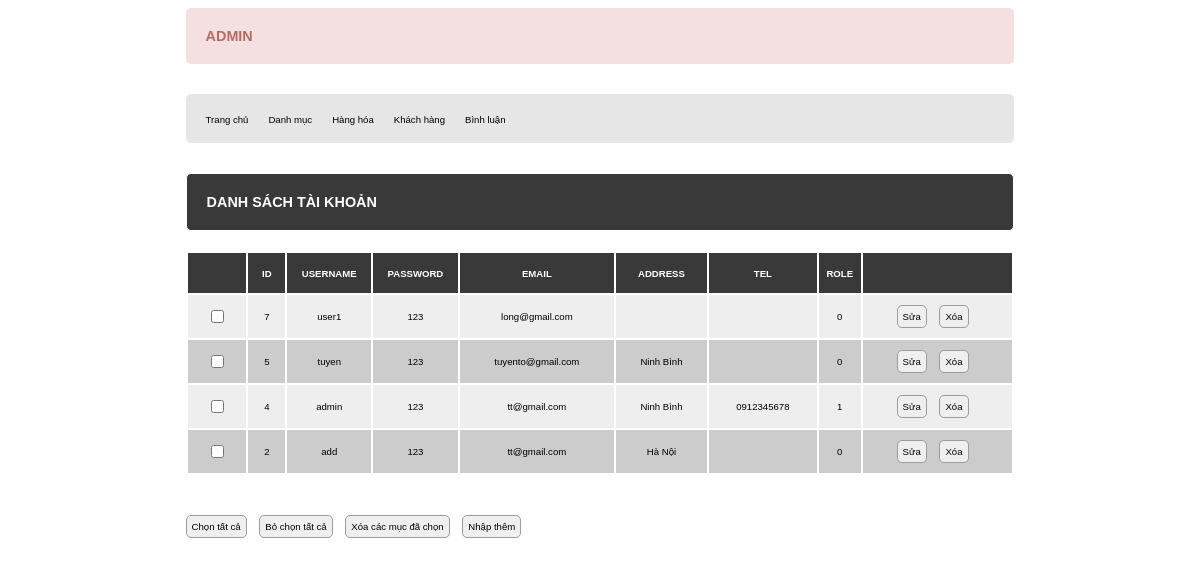
The app's page /admin/index.php?act=dskh with its own data.
### tables this page shows
CREATE TABLE `taikhoan` (
  `id` int NOT NULL,
  `user` varchar(50) NOT NULL,
  `pass` varchar(255) NOT NULL,
  `email` varchar(255) NOT NULL,
  `address` varchar(255) DEFAULT NULL,
  `tel` varchar(20) DEFAULT NULL,
  `role` tinyint NOT NULL DEFAULT '0'
);

### model/pdo.php (called while the page is built, shortened)
<?php
function pdo_get_connection(){
    $dburl = "mysql:host=localhost;dbname=duanmau;charset=utf8";
    $username = 'root';
    $password = '';
    $conn = new PDO($dburl, $username, $password);
    $conn->setAttribute(PDO::ATTR_ERRMODE, PDO::ERRMODE_EXCEPTION);
    return $conn;
}
function pdo_query($sql){
    $sql_args = array_slice(func_get_args(), 1);
    try{
        $conn = pdo_get_connection();
        $stmt = $conn->prepare($sql);
        $stmt->execute($sql_args);
        $rows = $stmt->fetchAll();
        return $rows;
    }
    catch(PDOException $e){
        throw $e;
    }
    finally{
        unset($conn);
    }
}

### model/taikhoan.php (called while the page is built, shortened)
<?php
function loadall_taikhoan()
{
    $sql = "SELECT * FROM taikhoan ORDER BY id DESC";
    $listtaikhoan = pdo_query($sql);
    return $listtaikhoan;
}
?>

### admin/taikhoan/list.php (the view)
<div class="row">
    <div class="row title">
        <h1>DANH SÁCH TÀI KHOẢN</h1>
    </div>
    <div class="row mb20 form-content">
        <table>
            <tr>
                <th></th>
                <th>ID</th>
                <th>Username</th>
                <th>Password</th>
                <th>Email</th>
                <th>Address</th>
                <th>Tel</th>
                <th>Role</th>
                <th></th>
            </tr>
            <?php
            foreach ($listtaikhoan as $taikhoan) {
                extract($taikhoan);
                $xoatk = "index.php?act=xoatk&id=".$id;
                $suatk = "index.php?act=suatk&id=".$id;
                echo '<tr>
                        <td><input type="checkbox" name="" id=""></td>
                        <td>'.$id.'</td>
                        <td>'.$user.'</td>
                        <td>'.$pass.'</td>
                        <td>'.$email.'</td>
                        <td>'.$address.'</td>
                        <td>'.$tel.'</td>
                        <td>'.$role.'</td>
                        <td><a href="'.$suatk.'"><input type="button" value="Sửa"></a>
                        <a href="'.$xoatk.'"><input type="button" value="Xóa"></a></td>
                    </tr>';
            }
            ?>
        </table>
    </div>
    <input type="button" value="Chọn tất cả">
    <input type="button" value="Bỏ chọn tất cả">
    <input type="button" value="Xóa các mục đã chọn">
    <a href="index.php?act=adddm"><button type="button">Nhập thêm</button></a>
</div>

### view/css/style.css (style rules this page uses)
* { box-sizing: border-box; font-family: sans-serif; font-size: 0.8vw; }
.row { float: left; width: 100%; }
.mb20 { margin-bottom: 20px; }
.title { background-color: #3a3939; border: 1px solid white; font-size: 1vw; color: #fff; border-radius: 5px; }
.title h1 { margin: 20px; font-size: 1.2vw; }
.form-content { padding: 20px 0; }
.form-content input[type="submit"], input[type="reset"], input[type="button"], button { padding: 5px; margin-right: 10px; border-radius: 5px; border: 1px solid #9d9b9b; }
.form-content table { width: 100%; }
.form-content table th { height: 40px; color: #fff; text-transform: uppercase; background-color: #3a3939; }
.form-content tr:nth-child(even) { background-color: #eee; }
.form-content tr:nth-child(odd) { background-color: #ccc; }
.form-content table td { padding: 10px; text-align: center; }

### records on screen
taikhoan: id "7", user "user1", pass "123", email "long@gmail.com", role "0"
taikhoan: id "5", user "tuyen", pass "123", email "tuyento@gmail.com", address "Ninh Bình", role "0"
taikhoan: id "4", user "admin", pass "123", email "tt@gmail.com", address "Ninh Bình", tel "0912345678", role "1"
taikhoan: id "2", user "add", pass "123", email "tt@gmail.com", address "Hà Nội", role "0"
